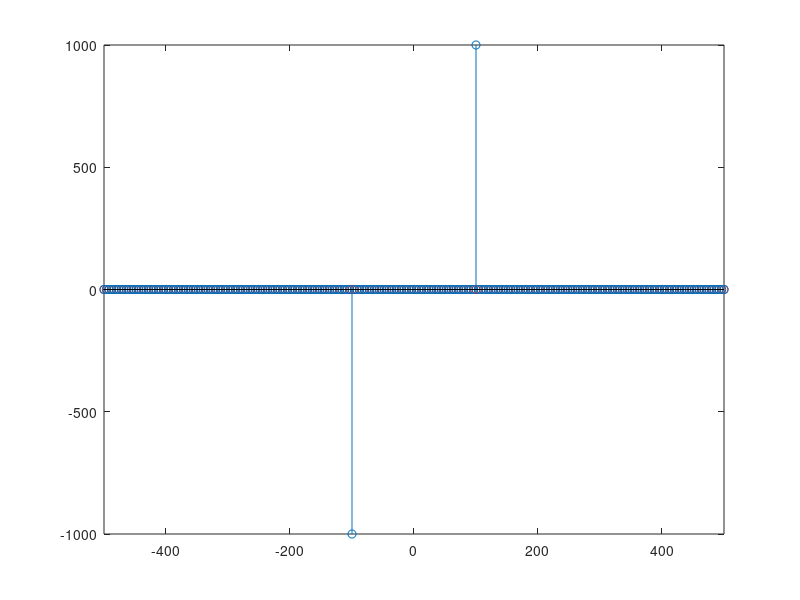
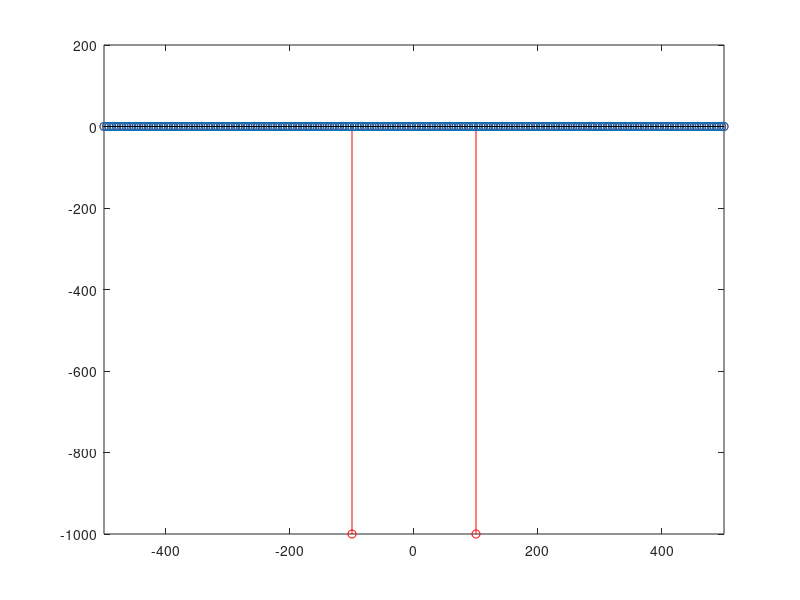
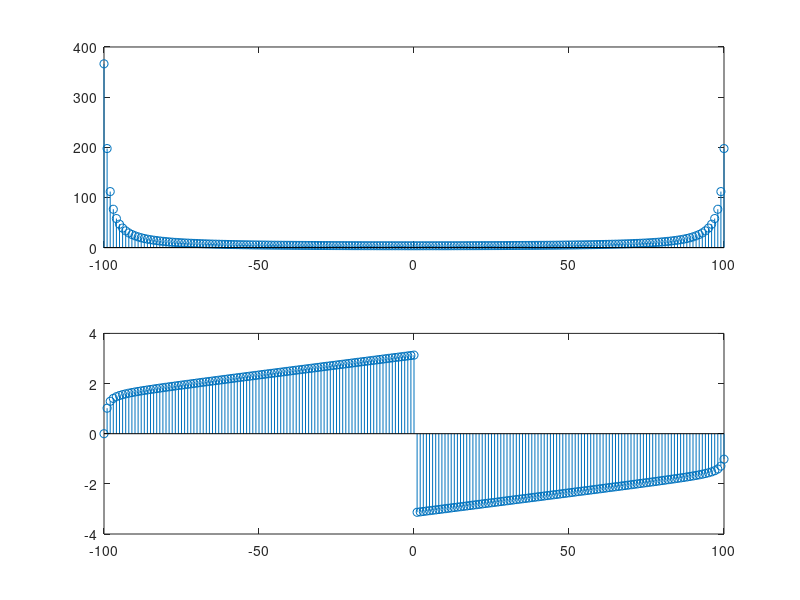

MATLAB code for these plots, in order:
n=-1000/8000:1/8000:(1000/8000)-0.000125;
x1 = sin(200*pi*n);
ff1 = (fftshift(fft(x1)));
fre = -(8000/2):8000/length(ff1):(8000/2)-1;

figure
stem(fre,real(ff1),'r');
xlim([-500 500]);
hold on
stem(fre,imag(ff1));
xlim([-500 500]);


x2 = cos(200*pi*n);
ff2 = fftshift(fft(x2));

figure
stem(fre,real(ff2),'r');
xlim([-500 500])
hold on
stem(fre,imag(ff2));
xlim([-500 500])

x3 = exp(0.02*n);
ff3 = fftshift(x3);

figure
t=-100:100;
x1=exp(0.02.*t);
subplot(2,1,1);
stem(t,abs(fft(x1)));

subplot(2,1,2);
stem(t,angle(fft(x1)));

